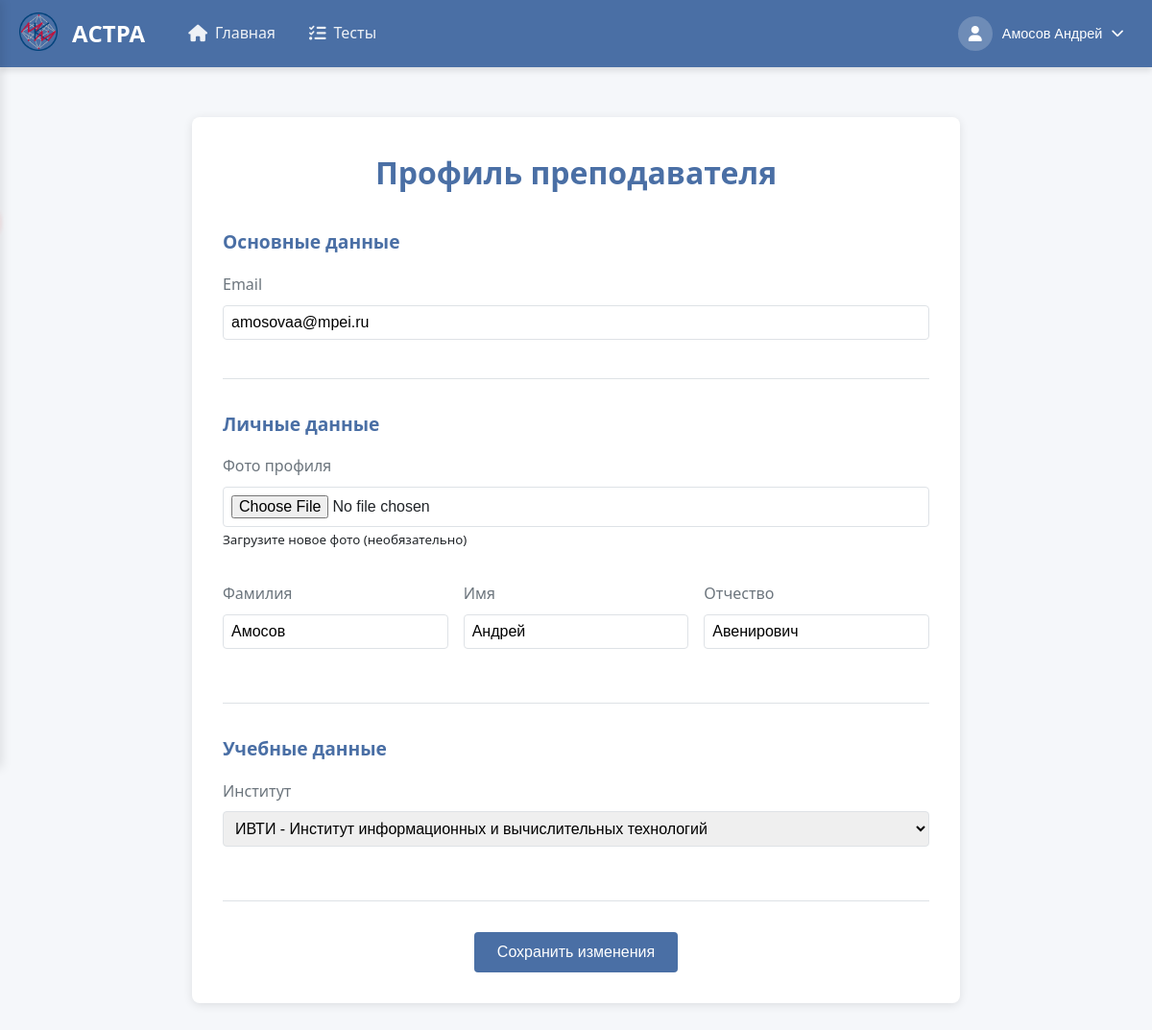
The app's page /teacher_profile/ (signed in) with its own data.
### users/models.py (models this page shows, shortened)
class CustomUser(AbstractBaseUser, PermissionsMixin):
    THEME_CHOICES = [
        ('light', 'Светлая'),
        ('dark', 'Тёмная'),
    ]
    email = models.EmailField(unique=True)
    role = models.CharField(max_length=10, choices=[('student', 'Student'), ('teacher', 'Teacher')])
    theme = models.CharField(max_length=10, choices=THEME_CHOICES, default='light')
    is_active = models.BooleanField(default=True)
    is_staff = models.BooleanField(default=False)
    objects = CustomUserManager()
    USERNAME_FIELD = 'email'
    REQUIRED_FIELDS = ['role']
    def get_full_name(self):
        if self.role == 'student' and hasattr(self, 'studentdata'):
            return f"{self.studentdata.last_name} {self.studentdata.first_name}"
        elif self.role == 'teacher' and hasattr(self, 'teacherdata'):
            return f"{self.teacherdata.last_name} {self.teacherdata.first_name}"
        return self.email
    def get_photo_url(self):
        if self.role == 'student' and hasattr(self, 'studentdata') and self.studentdata.photo:
            return self.studentdata.photo.url
        elif self.role == 'teacher' and hasattr(self, 'teacherdata') and self.teacherdata.photo:
            return self.teacherdata.photo.url
        return None

class TeacherData(models.Model):
    first_name = models.CharField(max_length=50, blank=False)
    last_name = models.CharField(max_length=50, blank=False)
    middle_name = models.CharField(max_length=50)
    photo = models.ImageField(upload_to='user_photos/', blank=True, null=True)
    institute = models.ForeignKey(StudentInstitute, default=6, on_delete=models.PROTECT)
    data_map = models.OneToOneField(CustomUser, on_delete=models.CASCADE)

class StudentInstitute(models.Model):
    name = models.CharField(max_length=70, unique=True)

### users/views.py (the view, shortened to what this page needs)
# urls.py: path('teacher_profile/', views.teacher_profile_view, name='teacher_profile'),
@login_required
@role_required(['teacher', 'admin'])
def teacher_profile_view(request):
    user = request.user
    try:
        teacher_data = user.teacherdata
    except TeacherData.DoesNotExist:
        teacher_data = None
    institutes = StudentInstitute.objects.all()
    form = TeacherProfileForm(instance=teacher_data)
    context = {
        'user': user,
        'data': teacher_data,
        'form': form,
        'institutes': institutes,
    }
    return render(request, 'users/teacher_profile.html', context)

### users/forms.py
class TeacherProfileForm(forms.ModelForm):
    class Meta:
        model = TeacherData
        fields = [
            'first_name',
            'last_name',
            'middle_name',
            'photo',
            'institute',
        ]
        labels = {
            'first_name': 'Имя',
            'last_name': 'Фамилия',
            'middle_name': 'Отчество',
            'photo': 'Фото профиля',
            'institute': 'Институт',
        }
        widgets = {
            'photo': forms.FileInput(attrs={'accept': 'image/*'}),
        }

### users/context_processors.py (called while the page is built)
def user_role(request):
    if request.user.is_authenticated:
        return {'user_role': request.user.role}
    return {}

### users/templates/users/teacher_profile.html (shortened to what this page needs)
{% extends 'create_tests/header.html' %}
{% load static %}
{% block extra_css %}
    <link rel="stylesheet" href='{% static "css/student_data.css" %}'>
{% endblock %}
{% block content %}
<div class="profile-container">
    <h1 class="profile-title">Профиль преподавателя</h1>
    <form method="POST" enctype="multipart/form-data" class="profile-form">
        <div class="form-section">
            <h2>Основные данные</h2>
            <div class="form-group">
                <label>Email</label>
                <input type="email" name="email" value="{{ user.email }}" required>
            </div>
        </div>
        <div class="form-section">
            <h2>Личные данные</h2>
            <div class="form-row">
                <div class="form-group">
                    <label>Фото профиля</label>
                    <input type="file" name="photo" accept="image/*">
                    <small>Загрузите новое фото (необязательно)</small>
                </div>
            </div>
            <div class="form-row">
                <div class="form-group">
                    <label>Фамилия</label>
                    <input type="text" name="last_name" value="{{ data.last_name }}" required>
                </div>
                <div class="form-group">
                    <label>Имя</label>
                    <input type="text" name="first_name" value="{{ data.first_name }}" required>
                </div>
                <div class="form-group">
                    <label>Отчество</label>
                    <input type="text" name="middle_name" value="{{ data.middle_name }}">
                </div>
            </div>
        </div>
        <div class="form-section">
            <h2>Учебные данные</h2>
            <div class="form-row">
                <div class="form-group">
                    <label>Институт</label>
                    <select name="institute" required>
                        {% for institute in institutes %}
                        <option value="{{ institute.id }}"
                                {% if data.institute.id == institute.id %}selected{% endif %}>
                            {{ institute.name }}
                        </option>
                        {% endfor %}
                    </select>
                </div>
            </div>
        </div>
        <button type="submit" class="save-btn">Сохранить изменения</button>
    </form>
</div>
{% endblock %}

### create_tests/templates/create_tests/header.html (shortened to what this page needs)
<!DOCTYPE html>
<html lang="ru">
<head>
    {% load static %}
    <link rel="stylesheet" href="{% static 'css/header.css' %}">
    <link rel="stylesheet" href="{% static 'css/dark-theme.css' %}">
    <link rel="stylesheet" href="{% static 'libs/fontawesome/css/all.min.css' %}">
    {% block extra_css %}{% endblock %}
</head>
<body data-theme="{{ user.theme|default:'light' }}" data-user-theme="{{ user.theme|default:'light' }}">
<header class="app-header">
    <div class="header-container">
        <div class="header-brand">
            <span class="logo-icon">
                <img src="{% static 'images/logo.png' %}" alt="" style="width: 40px; height: 40px;">
            </span>
            <h2><span class="logo-text">АСТРА</span></h2>
        </div>
        <nav class="main-nav">
            <ul class="nav-list">
                {% if user.role == 'teacher' %}
                    <li class="nav-item">
                        <a href="/personaInf/" class="nav-link {% if request.path == '/personaInf/' %}active{% endif %}">
                            <i class="fas fa-home"></i>
                            <span>Главная</span>
                        </a>
                    </li>
                    <li class="nav-item">
                        <a href="/TestsCreate/listTests/" class="nav-link {% if '/TestsCreate/listTests/' in request.path %}active{% endif %}">
                            <i class="fas fa-tasks"></i>
                            <span>Тесты</span>
                        </a>
                    </li>
                {% endif %}
            </ul>
        </nav>
        <div class="user-controls">
            <div class="profile-dropdown">
                <button class="profile-btn" id="profileBtn">
                    <div class="avatar">
                        {% if user.get_photo_url %}
                            <img src="{{ user.get_photo_url }}" alt="Фото профиля" style="width: 100%; height: 100%; border-radius: 50%; object-fit: cover;">
                        {% else %}
                            <i class="fas fa-user"></i>
                        {% endif %}
                    </div>
                    <span class="username">{{ user.get_full_name }}</span>
                    <i class="fas fa-chevron-down"></i>
                </button>
            </div>
        </div>
    </div>
</header>
<main class="app-main">
    {% block content %}{% endblock %}
</main>
</body>
</html>

### create_tests/static/css/header.css (style rules this page uses)
:root { --primary-color: #4a6fa5; --primary-hover: #3a5a8a; --secondary-color: #6c757d; --success-color: #28a745; --danger-color: #dc3545; --warning-color: #ffc107; --info-color: #17a2b8; --light-color: #f8f9fa; --dark-color: #343a40; --text-light: #ffffff; --text-dark: #212529; --border-color: rgba(0, 0, 0, 0.1); --shadow-sm: 0 1px 3px rgba(0, 0, 0, 0.1); --shadow-md: 0 4px 6px rgba(0, 0, 0, 0.1); --shadow-lg: 0 10px 15px rgba(0, 0, 0, 0.1); --transition: all 0.3s ease; --border-radius: 8px; }
* { margin: 0; padding: 0; box-sizing: border-box; }
body { font-family: 'Segoe UI', Tahoma, Geneva, Verdana, sans-serif; line-height: 1.6; color: var(--text-dark); background-color: #f5f7fa; padding-top: 70px !important; }
.app-header { position: fixed; top: 0; left: 0; right: 0; height: 70px; background-color: var(--primary-color); box-shadow: var(--shadow-md); z-index: 1000; }
.header-container { display: flex; justify-content: space-between; align-items: center; height: 100%; max-width: 1500px; margin: 0 auto; padding: 0 20px; }
.header-brand { display: flex; align-items: center; gap: 15px; }
.logo-icon { font-size: 3rem; color: #ffd700; }
.logo-text { size 500px; color: white; }
.main-nav { flex-grow: 1; margin: 0 30px; }
.nav-list { display: flex; list-style: none; gap: 5px; }
.nav-item { position: relative; }
.nav-link { display: flex; align-items: center; padding: 10px 15px; color: rgba(255, 255, 255, 0.9); text-decoration: none; border-radius: var(--border-radius); transition: var(--transition); gap: 8px; font-weight: 500; }
.nav-link i { font-size: 1.1rem; }
.user-controls { display: flex; align-items: center; gap: 15px; }
.profile-dropdown { position: relative; }
.profile-btn { display: flex; align-items: center; background: none; border: none; color: var(--text-light); cursor: pointer; gap: 10px; padding: 5px 10px; border-radius: 20px; transition: var(--transition); }
.avatar { width: 36px; height: 36px; border-radius: 50%; background-color: rgba(255, 255, 255, 0.2); display: flex; align-items: center; justify-content: center; font-size: 1rem; }
.username { font-weight: 500; font-size: 0.9rem; }
.app-main { min-height: calc(100vh - 70px); padding: 20px; max-width: 95%; margin: 0 auto; }

### static/css/dark-theme.css (style rules this page uses)
* { transition: background-color 0.3s ease, color 0.3s ease, border-color 0.3s ease; }

### users/static/css/student_data.css (style rules this page uses)
:root { --primary: #4a6fa5; --primary-light: #e1e8f5; --secondary: #6c757d; --light: #f8f9fa; --dark: #343a40; --border: #dee2e6; }
.profile-container { max-width: 800px; margin: 2rem auto; padding: 2rem; background: white; border-radius: 8px; box-shadow: 0 2px 10px rgba(0,0,0,0.1); }
.profile-title { color: var(--primary); margin-bottom: 2rem; text-align: center; }
.form-section { margin-bottom: 2rem; padding-bottom: 1.5rem; border-bottom: 1px solid var(--border); }
.form-section h2 { color: var(--primary); margin-bottom: 1rem; font-size: 1.2rem; }
.form-row { display: flex; gap: 1rem; margin-bottom: 1rem; }
.form-group { flex: 1; margin-bottom: 1rem; }
.form-group label { display: block; margin-bottom: 0.5rem; color: var(--secondary); font-weight: 500; }
.form-group input, .form-group select { width: 100%; padding: 0.5rem; border: 1px solid var(--border); border-radius: 4px; font-size: 1rem; }
.save-btn { background: var(--primary); color: white; border: none; padding: 0.75rem 1.5rem; border-radius: 4px; font-size: 1rem; cursor: pointer; transition: background 0.2s; display: block; margin: 2rem auto 0; }

### records on screen
CustomUser: get_full_name "Амосов Андрей", email "amosovaa@mpei.ru"
TeacherData: last_name "Амосов", first_name "Андрей", middle_name "Авенирович", institute "ИВТИ - Институт информационных и вычислительных технологий"
